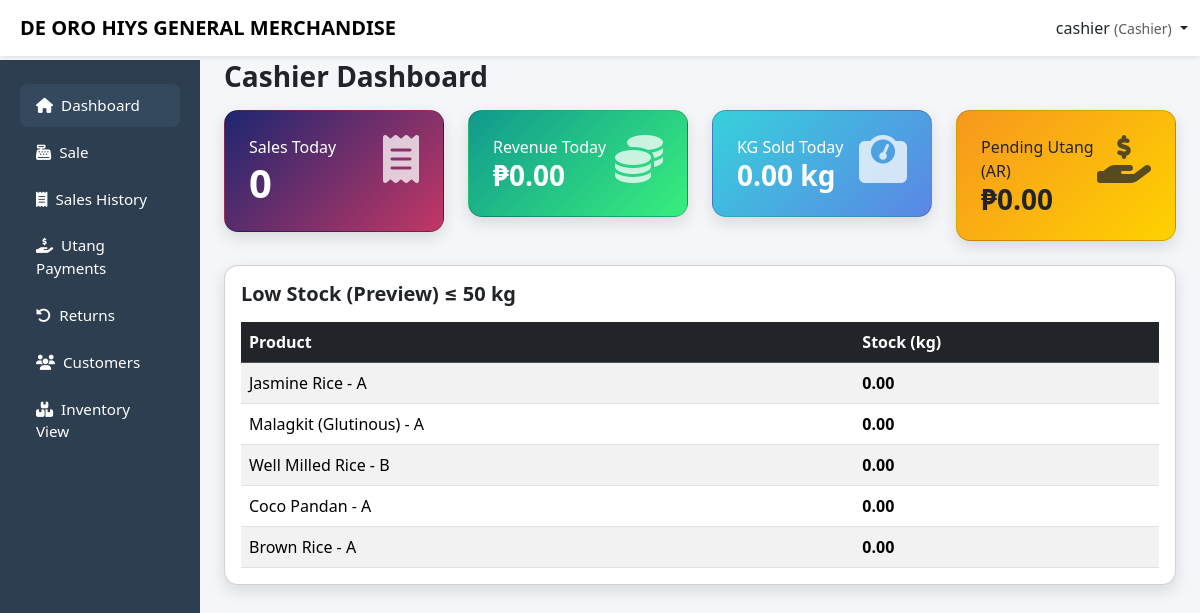
Before: /cashier/dashboard.php (signed in) with the older database file.
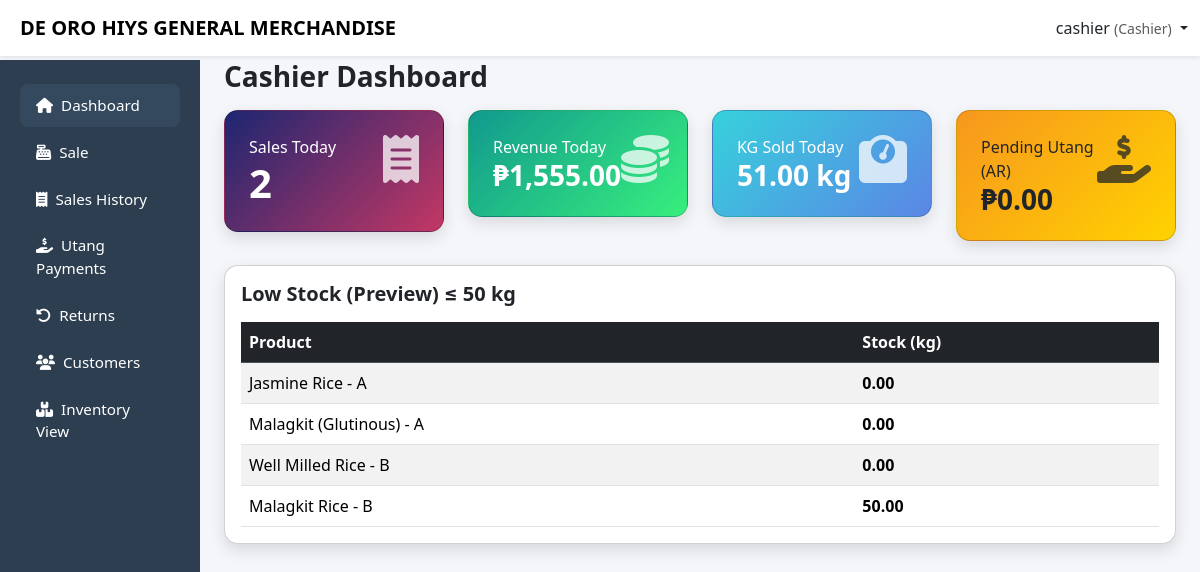
After: the same page with the newer database file.
### tables this page shows
CREATE TABLE `products` (
  `product_id` int(11) NOT NULL,
  `variety` varchar(100) DEFAULT NULL,
  `grade` varchar(50) DEFAULT NULL,
  `sku` varchar(50) DEFAULT NULL,
  `unit_weight_kg` decimal(10,2) DEFAULT NULL,
  `unit_price` decimal(10,2) DEFAULT NULL,
  `delivery_date` date DEFAULT NULL,
  `created_at` timestamp NOT NULL DEFAULT current_timestamp(),
  `archived` tinyint(1) NOT NULL DEFAULT 0,
  `stock_kg` decimal(10,2) NOT NULL DEFAULT 0.00
);

### cashier/dashboard.php (the view, shortened to what the changed rows need)
<?php
include '../config/db.php';
$user_id = (int)($_SESSION['user_id'] ?? 0);
function h($v){ return htmlspecialchars((string)$v, ENT_QUOTES, 'UTF-8'); }
$todayStart = date('Y-m-d 00:00:00');
$todayEnd = date('Y-m-d 00:00:00', strtotime('+1 day'));
$stmt = $conn->prepare("
SELECT
COUNT(*) AS total_sales,
IFNULL(SUM(total_amount),0) AS revenue
FROM sales
WHERE user_id = ?
AND sale_date >= ? AND sale_date < ?
AND (status IS NULL OR LOWER(status) <> 'cancelled')
");
$stmt->bind_param("iss", $user_id, $todayStart, $todayEnd);
$stmt->execute();
$today = $stmt->get_result()->fetch_assoc() ?: ['total_sales'=>0,'revenue'=>0];
$stmt = $conn->prepare("
SELECT IFNULL(SUM(si.qty_kg),0) AS sold_kg
FROM sales_items si
JOIN sales s ON si.sale_id = s.sale_id
WHERE s.user_id = ?
AND s.sale_date >= ? AND s.sale_date < ?
AND (s.status IS NULL OR LOWER(s.status) <> 'cancelled')
");
$stmt->bind_param("iss", $user_id, $todayStart, $todayEnd);
$stmt->execute();
$kgToday = $stmt->get_result()->fetch_assoc() ?: ['sold_kg'=>0];
$threshold = 50;
$stmt = $conn->prepare("
SELECT p.product_id, p.variety, p.grade,
IFNULL(SUM(CASE
WHEN LOWER(it.type)='in' THEN it.qty_kg
WHEN LOWER(it.type)='out' THEN -it.qty_kg
WHEN LOWER(it.type)='adjust' THEN it.qty_kg
ELSE 0
END),0) AS stock_kg
FROM products p
LEFT JOIN inventory_transactions it ON it.product_id = p.product_id
WHERE p.archived=0
GROUP BY p.product_id
HAVING stock_kg <= ?
ORDER BY stock_kg ASC
LIMIT 5
");
$stmt->bind_param("d", $threshold);
$stmt->execute();
$lowStock = $stmt->get_result();
?>
<!DOCTYPE html>
<html lang="en">
<head>
<link href="https://cdn.jsdelivr.net/npm/bootstrap@5.3.2/dist/css/bootstrap.min.css" rel="stylesheet">
<link href="https://cdnjs.cloudflare.com/ajax/libs/font-awesome/6.5.1/css/all.min.css" rel="stylesheet">
</head>
<body>
<div class="container-fluid">
<div class="row">
<main class="col-lg-10 ms-sm-auto px-4 main-content">
<div class="row g-4">
<div class="col-12 col-md-6 col-xl-3">
<div class="card modern-card bg-gradient-primary text-white p-4">
<div class="d-flex justify-content-between">
<div>
<div class="fw-light">Sales Today</div>
<div class="display-6 fw-bold"><?= (int)$today['total_sales'] ?></div>
</div>
</div>
</div>
</div>
<div class="col-12 col-md-6 col-xl-3">
<div class="card modern-card bg-gradient-success text-white p-4">
<div class="d-flex justify-content-between">
<div>
<div class="fw-light">Revenue Today</div>
<div class="h3 fw-bold mb-0">₱<?= number_format((float)$today['revenue'],2) ?></div>
</div>
</div>
</div>
</div>
<div class="col-12 col-md-6 col-xl-3">
<div class="card modern-card bg-gradient-info text-white p-4">
<div class="d-flex justify-content-between">
<div>
<div class="fw-light">KG Sold Today</div>
<div class="h3 fw-bold mb-0"><?= number_format((float)$kgToday['sold_kg'],2) ?> kg</div>
</div>
</div>
</div>
</div>
</div>
<div class="card modern-card mt-4">
<div class="card-body">
<div class="table-responsive">
<table class="table table-striped align-middle mb-0">
<thead class="table-dark">
<tr><th>Product</th><th>Stock (kg)</th></tr>
</thead>
<tbody>
<?php if($lowStock && $lowStock->num_rows): ?>
<?php while($p = $lowStock->fetch_assoc()): ?>
<tr>
<td><?= h($p['variety']." - ".$p['grade']) ?></td>
<td class="fw-bold"><?= number_format((float)$p['stock_kg'],2) ?></td>
</tr>
<?php endwhile; ?>
<?php else: ?>
<tr><td colspan="2" class="text-center text-muted">No low stock items.</td></tr>
<?php endif; ?>
</tbody>
</table>
</div>
</div>
</div>
</main>
</div>
</div>
</body>
</html>

Changed rows visible on the page:
no longer on this page (row edited): products: variety+grade "Coco Pandan - A", stock_kg "0.00"
no longer on this page (row edited): products: variety+grade "Brown Rice - A", stock_kg "0.00"
added products: variety+grade "Malagkit Rice - B", stock_kg "50.00"
Other visible differences:
$today['total_sales']: "0" → "2"
$today['revenue']: "0.00" → "1,555.00"
$kgToday['sold_kg']: "0.00" → "51.00"
